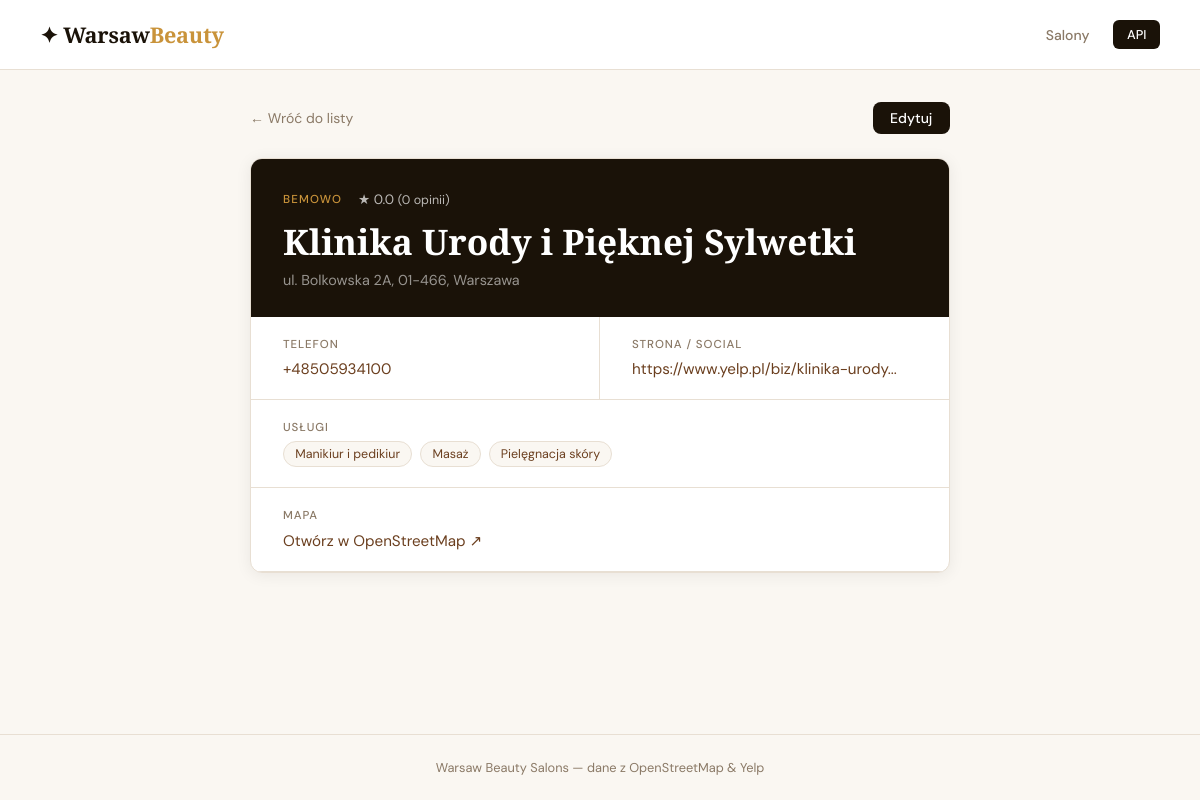
Page /salons/3 on the committed database.
### app/models.py (models this page shows)
class Salon(Base):
    __tablename__ = "salons"
    id           = Column(Integer, primary_key=True, index=True)
    name         = Column(String, nullable=False)
    address      = Column(String, nullable=False)
    district     = Column(String, nullable=False)
    phone        = Column(String, default="")
    website      = Column(String, default="")
    services     = Column(String, default="")
    price_range  = Column(String, default="")
    rating       = Column(String, default="")
    review_count = Column(String, default="")
    lat          = Column(Float,  default=0.0)
    lon          = Column(Float,  default=0.0)
    source       = Column(String, default="")

### app/main.py (the view)
@app.get("/salons/{salon_id}")
def detail(request: Request, salon_id: int, db: Session = Depends(get_db)):
    salon = crud.get_salon(db, salon_id)
    if not salon:
        raise HTTPException(status_code=404, detail="Salon nie znaleziony")
    return templates.TemplateResponse(request, "detail.html", {"salon": salon})

### app/templates/detail.html (shortened to what this page needs)
{% extends "base.html" %}
{% block content %}
<div class="detail-wrapper">
  <div class="detail-nav">
    <a href="/" class="back-link">← Wróć do listy</a>
    <a href="/salons/{{ salon.id }}/edit" class="btn-edit">Edytuj</a>
  </div>
  <article class="detail-card">
    <div class="detail-top">
      <div class="detail-meta">
        <span class="detail-district">{{ salon.district }}</span>
        {% if salon.rating %}
        <span class="detail-rating">★ {{ salon.rating }}
          {% if salon.review_count %}<em>({{ salon.review_count }} opinii)</em>{% endif %}
        </span>
        {% endif %}
      </div>
      <h1 class="detail-name">{{ salon.name }}</h1>
      <p class="detail-address">{{ salon.address }}</p>
    </div>
    <div class="detail-grid">
      {% if salon.phone %}
      <div class="detail-item">
        <span class="detail-label">Telefon</span>
        <a href="tel:{{ salon.phone }}" class="detail-value link">{{ salon.phone }}</a>
      </div>
      {% endif %}
      {% if salon.website %}
      <div class="detail-item">
        <span class="detail-label">Strona / Social</span>
        <a href="{{ salon.website }}" target="_blank" rel="noopener" class="detail-value link">
          {{ salon.website | truncate(40) }}
        </a>
      </div>
      {% endif %}
      {% if salon.services %}
      <div class="detail-item detail-item--full">
        <span class="detail-label">Usługi</span>
        <div class="services-list">
          {% for svc in salon.services.split(',') %}
          <span class="service-tag">{{ svc.strip() }}</span>
          {% endfor %}
        </div>
      </div>
      {% endif %}
      {% if salon.lat and salon.lon %}
      <div class="detail-item detail-item--full">
        <span class="detail-label">Mapa</span>
        <a href="https://www.openstreetmap.org/?mlat={{ salon.lat }}&mlon={{ salon.lon }}&zoom=17"
           target="_blank" class="detail-value link">
          Otwórz w OpenStreetMap ↗
        </a>
      </div>
      {% endif %}
    </div>
  </article>
</div>
{% endblock %}

### app/static/style.css (style rules this page uses)
*, *::before, *::after { box-sizing: border-box; margin: 0; padding: 0; }
:root { --cream: #faf7f2; --dark: #1a1208; --brown: #6b3f1f; --gold: #c9933a; --rose: #d4876a; --muted: #8a7966; --border: #e8dfd3; --white: #ffffff; --radius: 12px; --shadow: 0 2px 16px rgba(26,18,8,.07); }
body { font-family: 'DM Sans', sans-serif; background: var(--cream); color: var(--dark); min-height: 100vh; display: flex; flex-direction: column; }
.detail-wrapper, .edit-wrapper { max-width: 780px; margin: 0 auto; padding: 2rem 2.5rem 3rem; }
.detail-nav { display: flex; justify-content: space-between; align-items: center; margin-bottom: 1.5rem; }
.back-link { font-size: .875rem; color: var(--muted); text-decoration: none; transition: color .2s; }
.btn-edit { background: var(--dark); color: var(--white); text-decoration: none; border-radius: 8px; padding: .45rem 1.1rem; font-size: .875rem; font-weight: 500; transition: background .2s; }
.detail-card { background: var(--white); border: 1px solid var(--border); border-radius: var(--radius); overflow: hidden; box-shadow: var(--shadow); }
.detail-top { background: var(--dark); padding: 2rem 2rem 1.75rem; }
.detail-meta { display: flex; gap: 1rem; align-items: center; margin-bottom: .75rem; }
.detail-district { font-size: .72rem; font-weight: 500; letter-spacing: .1em; text-transform: uppercase; color: var(--gold); }
.detail-rating { font-size: .85rem; color: rgba(255,255,255,.7); }
.detail-rating em { font-style: normal; font-size: .78rem; }
.detail-name { font-family: 'Playfair Display', serif; font-size: clamp(1.6rem, 4vw, 2.2rem); font-weight: 600; color: var(--white); line-height: 1.2; margin-bottom: .5rem; }
.detail-address { font-size: .9rem; color: rgba(255,255,255,.55); }
.detail-grid { display: grid; grid-template-columns: 1fr 1fr; gap: 0; }
.detail-item { padding: 1.25rem 2rem; border-bottom: 1px solid var(--border); border-right: 1px solid var(--border); }
.detail-item:nth-child(even) { border-right: none; }
.detail-item--full { grid-column: 1 / -1; border-right: none; }
.detail-label { display: block; font-size: .72rem; font-weight: 500; letter-spacing: .08em; text-transform: uppercase; color: var(--muted); margin-bottom: .4rem; }
.detail-value { font-size: .95rem; color: var(--dark); }
.detail-value.link { color: var(--brown); text-decoration: none; }
.services-list { display: flex; flex-wrap: wrap; gap: .5rem; margin-top: .25rem; }
.service-tag { font-size: .78rem; background: var(--cream); color: var(--brown); border: 1px solid var(--border); border-radius: 20px; padding: .25rem .7rem; }

### rows in the picture
Salon: district "BEMOWO", rating "0.0", review_count "0", name "Klinika Urody i Pięknej Sylwetki", address "ul. Bolkowska 2A, 01-466, Warszawa", phone "+48505934100", website "https://www.yelp.pl/biz/klinika-urody..."

### other values in the picture
{{ svc.strip() }} "Manikiur i pedikiur" "Masaż" "Pielęgnacja skóry"
